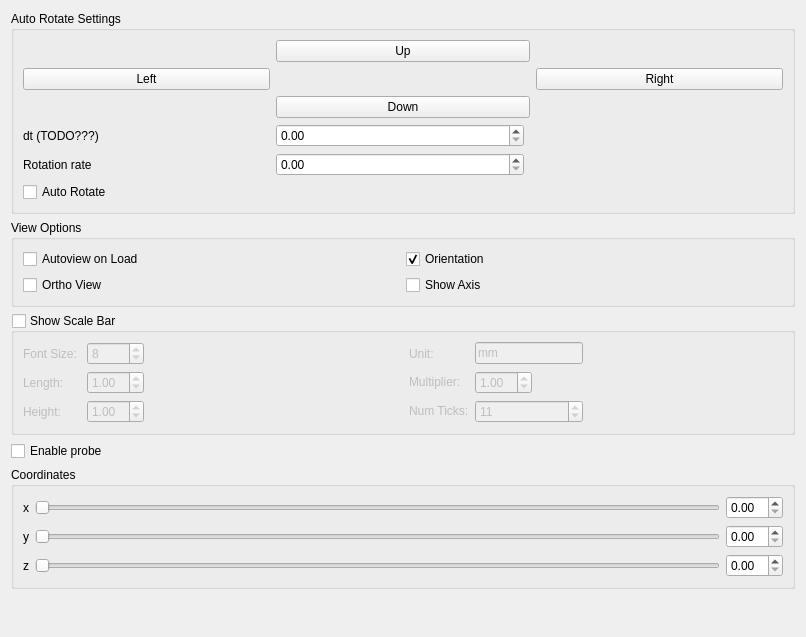
      <widget class="QWidget" name="ViewTab">
       <attribute name="title">
        <string>View</string>
       </attribute>
       <layout class="QVBoxLayout" name="verticalLayout_7">
        <item>
         <widget class="QGroupBox" name="autoRotateGroupBox_">
          <property name="enabled">
           <bool>true</bool>
          </property>
          <property name="font">
           <font>
            <weight>50</weight>
            <bold>false</bold>
           </font>
          </property>
          <property name="title">
           <string>Auto Rotate Settings</string>
          </property>
          <layout class="QGridLayout" name="gridLayout_5">
           <item row="4" column="1">
            <widget class="QDoubleSpinBox" name="doubleSpinBox_11"/>
           </item>
           <item row="4" column="0">
            <widget class="QLabel" name="label_40">
             <property name="text">
              <string>dt (TODO???)</string>
             </property>
            </widget>
           </item>
           <item row="1" column="0">
            <widget class="QPushButton" name="rotateLeftButton_">
             <property name="toolTip">
              <string>Rotate Object Left</string>
             </property>
             <property name="text">
              <string>Left</string>
             </property>
            </widget>
           </item>
           <item row="0" column="1" colspan="2">
            <widget class="QPushButton" name="rotateUpButton_">
             <property name="toolTip">
              <string>Rotate Object Up</string>
             </property>
             <property name="text">
              <string>Up</string>
             </property>
            </widget>
           </item>
           <item row="6" column="0" colspan="3">
            <widget class="QCheckBox" name="autoRotateCheckBox_">
             <property name="font">
              <font>
               <weight>50</weight>
               <bold>false</bold>
              </font>
             </property>
             <property name="toolTip">
              <string>Toggle Auto Rotate</string>
             </property>
             <property name="text">
              <string>Auto Rotate</string>
             </property>
            </widget>
           </item>
           <item row="1" column="3">
            <widget class="QPushButton" name="rotateRightButton_">
             <property name="toolTip">
              <string>Rotate Object Right</string>
             </property>
             <property name="text">
              <string>Right</string>
             </property>
            </widget>
           </item>
           <item row="0" column="3">
            <spacer name="horizontalSpacer_2">
             <property name="orientation">
              <enum>Qt::Horizontal</enum>
             </property>
             <property name="sizeHint" stdset="0">
              <size>
               <width>84</width>
               <height>20</height>
              </size>
             </property>
            </spacer>
           </item>
           <item row="1" column="1">
            <spacer name="horizontalSpacer_5">
             <property name="orientation">
              <enum>Qt::Horizontal</enum>
             </property>
             <property name="sizeHint" stdset="0">
              <size>
               <width>40</width>
               <height>20</height>
              </size>
             </property>
            </spacer>
           </item>
           <item row="0" column="0">
            <spacer name="horizontalSpacer">
             <property name="orientation">
              <enum>Qt::Horizontal</enum>
             </property>
             <property name="sizeHint" stdset="0">
              <size>
               <width>84</width>
               <height>20</height>
              </size>
             </property>
            </spacer>
           </item>
           <item row="3" column="0">
            <spacer name="horizontalSpacer_3">
             <property name="orientation">
              <enum>Qt::Horizontal</enum>
             </property>
             <property name="sizeHint" stdset="0">
              <size>
               <width>84</width>
               <height>20</height>
              </size>
             </property>
            </spacer>
           </item>
           <item row="3" column="3">
            <spacer name="horizontalSpacer_4">
             <property name="orientation">
              <enum>Qt::Horizontal</enum>
             </property>
             <property name="sizeHint" stdset="0">
              <size>
               <width>84</width>
               <height>20</height>
              </size>
             </property>
            </spacer>
           </item>
           <item row="3" column="1" colspan="2">
            <widget class="QPushButton" name="rotateDownButton_">
             <property name="toolTip">
              <string>Rotate Object Down</string>
             </property>
             <property name="text">
              <string>Down</string>
             </property>
            </widget>
           </item>
           <item row="5" column="0">
            <widget class="QLabel" name="label_41">
             <property name="text">
              <string>Rotation rate</string>
             </property>
            </widget>
           </item>
           <item row="5" column="1">
            <widget class="QDoubleSpinBox" name="doubleSpinBox_12"/>
           </item>
          </layout>
         </widget>
        </item>
        <item>
         <widget class="QGroupBox" name="viewOptionsGroupBox_">
          <property name="font">
           <font>
            <weight>50</weight>
            <bold>false</bold>
           </font>
          </property>
          <property name="title">
           <string>View Options</string>
          </property>
          <layout class="QGridLayout" name="gridLayout_8">
           <item row="0" column="0">
            <widget class="QCheckBox" name="autoViewOnLoadCheckBox_">
             <property name="text">
              <string>Autoview on Load</string>
             </property>
            </widget>
           </item>
           <item row="0" column="1">
            <widget class="QCheckBox" name="orientationCheckBox_">
             <property name="toolTip">
              <string>Toggle Orientation Axis</string>
             </property>
             <property name="text">
              <string>Orientation</string>
             </property>
             <property name="checked">
              <bool>true</bool>
             </property>
            </widget>
           </item>
           <item row="1" column="0">
            <widget class="QCheckBox" name="orthoViewCheckBox_">
             <property name="text">
              <string>Ortho View</string>
             </property>
            </widget>
           </item>
           <item row="1" column="1">
            <widget class="QCheckBox" name="showAxisCheckBox_">
             <property name="text">
              <string>Show Axis</string>
             </property>
            </widget>
           </item>
          </layout>
         </widget>
        </item>
        <item>
         <widget class="QGroupBox" name="showScaleBarTextGroupBox_">
          <property name="font">
           <font>
            <weight>50</weight>
            <bold>false</bold>
           </font>
          </property>
          <property name="title">
           <string>Show Scale Bar</string>
          </property>
          <property name="checkable">
           <bool>true</bool>
          </property>
          <property name="checked">
           <bool>false</bool>
          </property>
          <layout class="QGridLayout" name="gridLayout_4">
           <item row="1" column="5">
            <widget class="QLabel" name="label_12">
             <property name="sizePolicy">
              <sizepolicy hsizetype="Minimum" vsizetype="Fixed">
               <horstretch>0</horstretch>
               <verstretch>0</verstretch>
              </sizepolicy>
             </property>
             <property name="text">
              <string>Multiplier:</string>
             </property>
            </widget>
           </item>
           <item row="4" column="8">
            <spacer name="horizontalSpacer_13">
             <property name="orientation">
              <enum>Qt::Horizontal</enum>
             </property>
             <property name="sizeHint" stdset="0">
              <size>
               <width>69</width>
               <height>20</height>
              </size>
             </property>
            </spacer>
           </item>
           <item row="4" column="0">
            <widget class="QLabel" name="label_10">
             <property name="text">
              <string>Height:</string>
             </property>
            </widget>
           </item>
           <item row="0" column="2">
            <spacer name="horizontalSpacer_9">
             <property name="orientation">
              <enum>Qt::Horizontal</enum>
             </property>
             <property name="sizeHint" stdset="0">
              <size>
               <width>40</width>
               <height>20</height>
              </size>
             </property>
            </spacer>
           </item>
           <item row="0" column="0">
            <widget class="QLabel" name="label_7">
             <property name="text">
              <string>Font Size: </string>
             </property>
            </widget>
           </item>
           <item row="1" column="0">
            <widget class="QLabel" name="label_9">
             <property name="text">
              <string>Length:</string>
             </property>
            </widget>
           </item>
           <item row="0" column="1">
            <widget class="QSpinBox" name="fontSizeSpinBox_">
             <property name="sizePolicy">
              <sizepolicy hsizetype="Preferred" vsizetype="Fixed">
               <horstretch>0</horstretch>
               <verstretch>0</verstretch>
              </sizepolicy>
             </property>
             <property name="minimum">
              <number>1</number>
             </property>
             <property name="value">
              <number>8</number>
             </property>
            </widget>
           </item>
           <item row="4" column="2">
            <spacer name="horizontalSpacer_11">
             <property name="orientation">
              <enum>Qt::Horizontal</enum>
             </property>
             <property name="sizeHint" stdset="0">
              <size>
               <width>56</width>
               <height>20</height>
              </size>
             </property>
            </spacer>
           </item>
           <item row="1" column="2">
            <spacer name="horizontalSpacer_10">
             <property name="orientation">
              <enum>Qt::Horizontal</enum>
             </property>
             <property name="sizeHint" stdset="0">
              <size>
               <width>259</width>
               <height>20</height>
              </size>
             </property>
            </spacer>
           </item>
           <item row="1" column="8">
            <spacer name="horizontalSpacer_14">
             <property name="orientation">
              <enum>Qt::Horizontal</enum>
             </property>
             <property name="sizeHint" stdset="0">
              <size>
               <width>200</width>
               <height>20</height>
              </size>
             </property>
            </spacer>
           </item>
           <item row="4" column="1">
            <widget class="QDoubleSpinBox" name="scaleBarHeightDoubleSpinBox_">
             <property name="sizePolicy">
              <sizepolicy hsizetype="Fixed" vsizetype="Fixed">
               <horstretch>0</horstretch>
               <verstretch>0</verstretch>
              </sizepolicy>
             </property>
             <property name="value">
              <double>1.000000000000000</double>
             </property>
            </widget>
           </item>
           <item row="0" column="8">
            <spacer name="horizontalSpacer_15">
             <property name="orientation">
              <enum>Qt::Horizontal</enum>
             </property>
             <property name="sizeHint" stdset="0">
              <size>
               <width>40</width>
               <height>20</height>
              </size>
             </property>
            </spacer>
           </item>
           <item row="1" column="1">
            <widget class="QDoubleSpinBox" name="scaleBarLengthDoubleSpinBox_">
             <property name="sizePolicy">
              <sizepolicy hsizetype="Fixed" vsizetype="Fixed">
               <horstretch>0</horstretch>
               <verstretch>0</verstretch>
              </sizepolicy>
             </property>
             <property name="value">
              <double>1.000000000000000</double>
             </property>
            </widget>
           </item>
           <item row="0" column="5">
            <widget class="QLabel" name="label_8">
             <property name="text">
              <string>Unit:</string>
             </property>
            </widget>
           </item>
           <item row="0" column="6">
            <widget class="QLineEdit" name="scaleBarUnitLineEdit_">
             <property name="sizePolicy">
              <sizepolicy hsizetype="Minimum" vsizetype="Fixed">
               <horstretch>0</horstretch>
               <verstretch>0</verstretch>
              </sizepolicy>
             </property>
             <property name="minimumSize">
              <size>
               <width>3</width>
               <height>0</height>
              </size>
             </property>
             <property name="inputMask">
              <string/>
             </property>
             <property name="text">
              <string>mm</string>
             </property>
            </widget>
           </item>
           <item row="1" column="6">
            <widget class="QDoubleSpinBox" name="scaleBarMultiplierDoubleSpinBox_">
             <property name="sizePolicy">
              <sizepolicy hsizetype="Fixed" vsizetype="Fixed">
               <horstretch>0</horstretch>
               <verstretch>0</verstretch>
              </sizepolicy>
             </property>
             <property name="value">
              <double>1.000000000000000</double>
             </property>
            </widget>
           </item>
           <item row="4" column="6">
            <widget class="QSpinBox" name="numTicksSpinBox_">
             <property name="sizePolicy">
              <sizepolicy hsizetype="Preferred" vsizetype="Fixed">
               <horstretch>0</horstretch>
               <verstretch>0</verstretch>
              </sizepolicy>
             </property>
             <property name="value">
              <number>11</number>
             </property>
            </widget>
           </item>
           <item row="4" column="5">
            <widget class="QLabel" name="label_13">
             <property name="sizePolicy">
              <sizepolicy hsizetype="Minimum" vsizetype="Fixed">
               <horstretch>0</horstretch>
               <verstretch>0</verstretch>
              </sizepolicy>
             </property>
             <property name="text">
              <string>Num Ticks:</string>
             </property>
            </widget>
           </item>
          </layout>
         </widget>
        </item>
        <item>
         <widget class="QCheckBox" name="checkBox">
          <property name="text">
           <string>Enable probe</string>
          </property>
         </widget>
        </item>
        <item>
         <widget class="QGroupBox" name="groupBox_2">
          <property name="title">
           <string>Coordinates</string>
          </property>
          <property name="checkable">
           <bool>false</bool>
          </property>
          <property name="checked">
           <bool>false</bool>
          </property>
          <layout class="QGridLayout" name="gridLayout_17">
           <item row="0" column="2">
            <widget class="QDoubleSpinBox" name="doubleSpinBox_3"/>
           </item>
           <item row="1" column="2">
            <widget class="QDoubleSpinBox" name="doubleSpinBox_4"/>
           </item>
           <item row="0" column="0">
            <widget class="QLabel" name="label_11">
             <property name="text">
              <string>x</string>
             </property>
            </widget>
           </item>
           <item row="0" column="1">
            <widget class="QSlider" name="horizontalSlider_3">
             <property name="orientation">
              <enum>Qt::Horizontal</enum>
             </property>
            </widget>
           </item>
           <item row="2" column="2">
            <widget class="QDoubleSpinBox" name="doubleSpinBox_5"/>
           </item>
           <item row="1" column="1">
            <widget class="QSlider" name="horizontalSlider_4">
             <property name="orientation">
              <enum>Qt::Horizontal</enum>
             </property>
            </widget>
           </item>
           <item row="2" column="1">
            <widget class="QSlider" name="horizontalSlider_5">
             <property name="orientation">
              <enum>Qt::Horizontal</enum>
             </property>
            </widget>
           </item>
           <item row="1" column="0">
            <widget class="QLabel" name="label_25">
             <property name="text">
              <string>y</string>
             </property>
            </widget>
           </item>
           <item row="2" column="0">
            <widget class="QLabel" name="label_31">
             <property name="text">
              <string>z</string>
             </property>
            </widget>
           </item>
          </layout>
         </widget>
        </item>
        <item>
         <spacer name="verticalSpacer_2">
          <property name="orientation">
           <enum>Qt::Vertical</enum>
          </property>
          <property name="sizeHint" stdset="0">
           <size>
            <width>20</width>
            <height>37</height>
           </size>
          </property>
         </spacer>
        </item>
       </layout>
      </widget>
